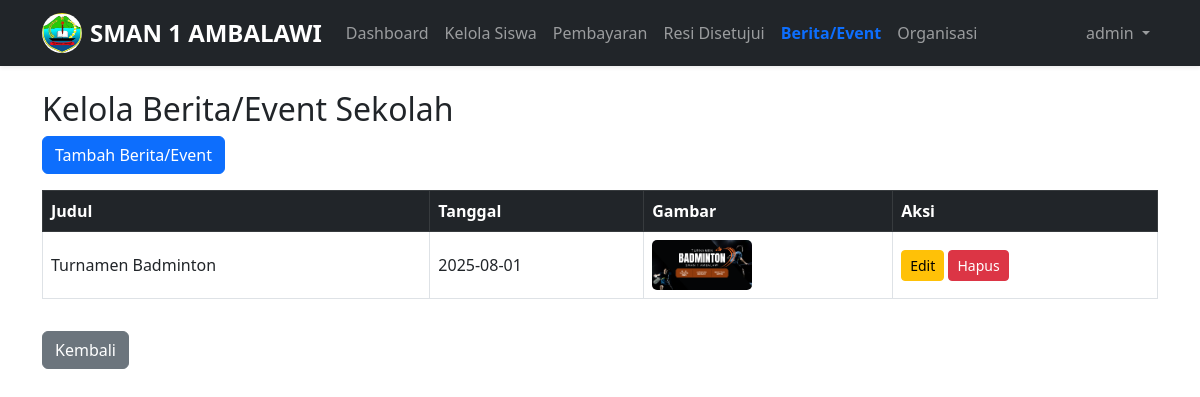
The app's page /admin/kelola_berita.php (signed in) with its own data.
### tables this page shows
CREATE TABLE `berita` (
  `id` int(11) NOT NULL,
  `judul` varchar(255) NOT NULL,
  `isi` text NOT NULL,
  `tanggal` date NOT NULL,
  `gambar` varchar(255) DEFAULT NULL
);

### admin/kelola_berita.php (the view, shortened to what this page needs)
<?php
require_once '../db.php';
$result = $conn->query("SELECT * FROM berita ORDER BY tanggal DESC");
function isActive($filename) {
  return basename($_SERVER['PHP_SELF']) === $filename ? 'active' : '';
}
?>
<!DOCTYPE html>
<html lang="en">
<head>
  <link href="https://cdn.jsdelivr.net/npm/bootstrap@5.3.0/dist/css/bootstrap.min.css" rel="stylesheet" />
</head>
<body>
<nav class="navbar navbar-expand-lg navbar-dark bg-dark shadow-sm">
  <div class="container">
                <a class="navbar-brand fw-bold d-flex align-items-center" href="#">
      <img src="../img/logo.jpeg" alt="Logo Sekolah" width="40" height="40" class="me-2 rounded-circle" />
      SMAN 1 AMBALAWI
    </a>
    <div class="collapse navbar-collapse" id="navbarAdmin">
      <ul class="navbar-nav me-auto mb-2 mb-lg-0">
        <li class="nav-item"><a class="nav-link <?= isActive('dashboard.php') ?>" href="dashboard.php">Dashboard</a></li>
        <li class="nav-item"><a class="nav-link <?= isActive('kelola_siswa.php') ?>" href="kelola_siswa.php">Kelola Siswa</a></li>
        <li class="nav-item"><a class="nav-link <?= isActive('verifikasi_pembayaran.php') ?>" href="verifikasi_pembayaran.php">Pembayaran</a></li>
                <li class="nav-item">
          <a class="nav-link <?= isActive('daftar_resi.php') ?>" href="daftar_resi.php">Resi Disetujui</a>
        </li>
        <li class="nav-item"><a class="nav-link <?= isActive('kelola_berita.php') ?>" href="kelola_berita.php">Berita/Event</a></li>
                <li class="nav-item">
          <a class="nav-link <?= isActive('kelola_organisasi.php') ?>" href="kelola_organisasi.php">Organisasi</a>
        </li>
      </ul>
      <ul class="navbar-nav ms-auto">
        <li class="nav-item dropdown">
          <a class="nav-link dropdown-toggle" href="#" id="adminDropdown" role="button" data-bs-toggle="dropdown" aria-expanded="false">
            <?= htmlspecialchars($_SESSION['user']['username']) ?>
          </a>
        </li>
      </ul>
    </div>
  </div>
</nav>
<div class="container mt-4">
  <h2>Kelola Berita/Event Sekolah</h2>
  <a href="tambah_berita.php" class="btn btn-primary mb-3">Tambah Berita/Event</a>
  <?php if ($result->num_rows > 0): ?>
  <table class="table table-bordered table-hover align-middle">
    <thead class="table-dark">
      <tr>
        <th>Judul</th>
        <th>Tanggal</th>
        <th>Gambar</th>
        <th>Aksi</th>
      </tr>
    </thead>
    <tbody>
      <?php while($row = $result->fetch_assoc()): ?>
      <tr>
        <td><?= htmlspecialchars($row['judul']) ?></td>
        <td><?= htmlspecialchars($row['tanggal']) ?></td>
        <td>
          <?php if ($row['gambar']): ?>
            <img src="../uploads/<?= htmlspecialchars($row['gambar']) ?>" alt="Gambar" style="max-width: 100px; max-height: 80px; object-fit: cover;">
          <?php else: ?>
            -
          <?php endif; ?>
        </td>
        <td>
          <a href="edit_berita.php?id=<?= $row['id'] ?>" class="btn btn-warning btn-sm">Edit</a>
          <a href="hapus_berita.php?id=<?= $row['id'] ?>" class="btn btn-danger btn-sm" onclick="return confirm('Hapus berita ini?')">Hapus</a>
        </td>
      </tr>
      <?php endwhile; ?>
    </tbody>
  </table>
  <?php else: ?>
    <div class="alert alert-info">Belum ada berita atau event yang ditambahkan.</div>
  <?php endif; ?>
  <a href="dashboard.php" class="btn btn-secondary mt-3">Kembali</a>
</div>
</body>
</html>

### admin/kelola_berita.php (style rules this page uses)
.navbar-brand { font-weight: bold; font-size: 1.5rem; }
.nav-link.active { font-weight: 600; color: #0d6efd !important; }
img { border-radius: 5px; }

### records on screen
berita: judul "Turnamen Badminton", tanggal "2025-08-01", gambar (picture)

### other values on screen
$_SESSION['user']['username'] "admin"
